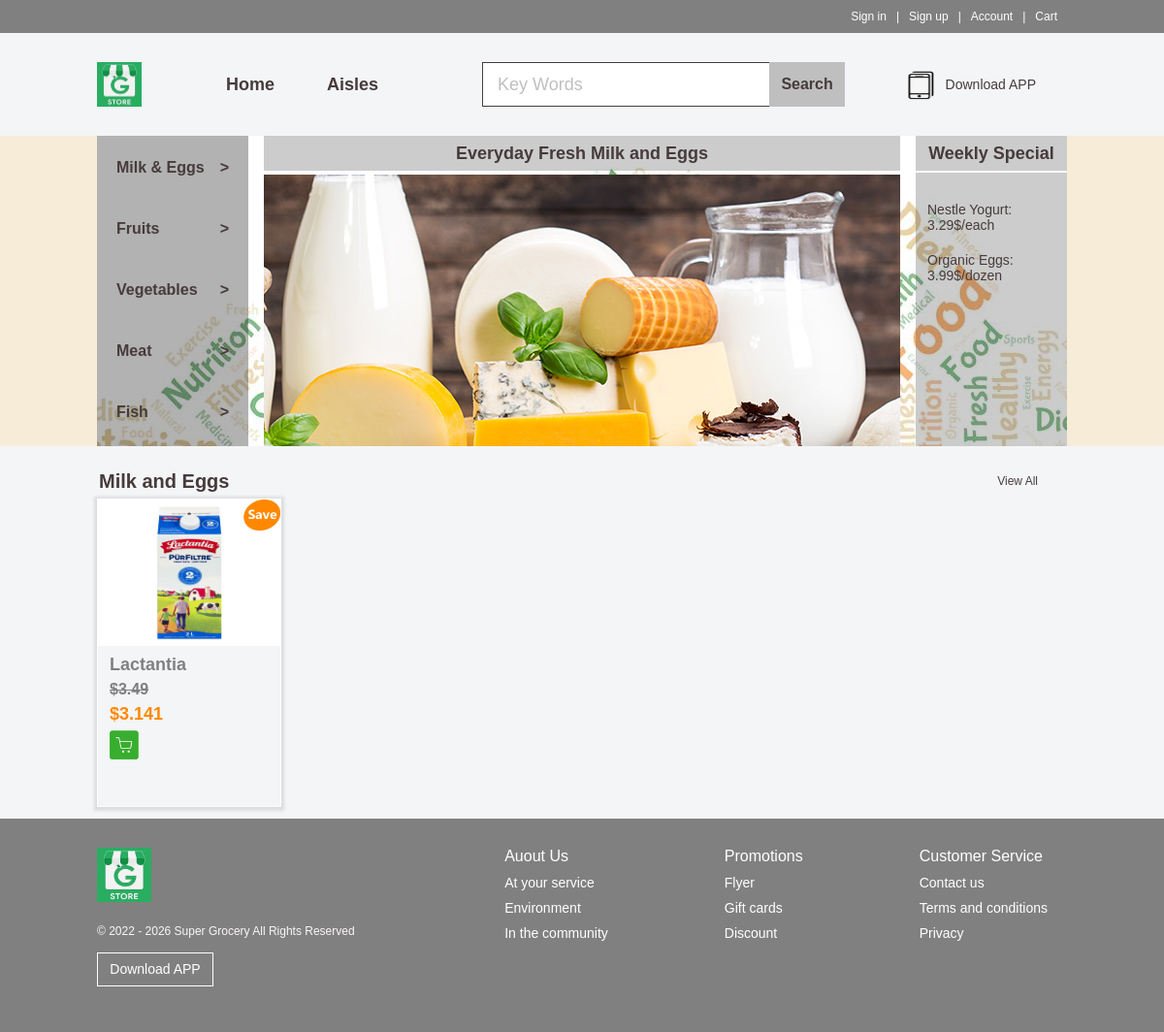
Page /milkeggs.php on the committed database.
### tables this page shows
CREATE TABLE `products` (
  `id` int(11) NOT NULL AUTO_INCREMENT,
  `type` varchar(50) NOT NULL,
  `name` varchar(50) NOT NULL,
  `discount` varchar(30) NOT NULL,
  `price` varchar(10) NOT NULL,
  `photo` varchar(100) NOT NULL,
  `detail` varchar(1000) NOT NULL,
  `amount` int(5) NOT NULL,
  PRIMARY KEY (`id`),
  UNIQUE KEY `goodname` (`name`)
);

### milkeggs.php (the view, shortened to what this page needs)
<!DOCTYPE html>
<html lang="en">
<head>
    <link rel="stylesheet" href="css/p2_products.css">
    <link rel="stylesheet" href="css/p2_milk&eggs.css">
    <link rel="stylesheet" href="css/responsive2.css">
</head>
<body>
    <div id="topbar">
        <div class="content clearfix">
            <ul>
                <?php if (isset($_SESSION['user'])) { ?>
                    <li><a herf="logout.php">Logout</a><span>|</span></li>
                <?php } else { ?>
                    <li><a href="signin.php">Sign in</a><span>|</span></li>
                    <li><a href="signup.php">Sign up</a><span>|</span></li>
                <?php } ?>
                <li><a id="name"><?php echo isset($_SESSION['user']) ? $_SESSION['user'] : "Account"?></a><span>|</span></li>
                <li><a href="cart.php">Cart</a></li>
            </ul>
        </div>
    </div>
    <div class="header w">
        <div class="logo">
            <img src="image/logo.jpg" width="56" height="56" alt="">
        </div>
        <div class="nav">
            <ul>
                <li><a href="index.php">Home</a></li>
                <li class="dropdown">
                    <button class="dropbtn">Aisles</button>
                </li>
            </ul>
        </div>
        <div class="search">
            <input type="text" value="Key Words">
            <button>Search</button>
        </div>
        <div class="mobile_app">
            <div class="i">
                <img src="image/phone.JPG" width="36" height="36" alt="">
            </div>
            <a href="#">Download APP</a>
        </div>
    </div>
    <div class="banner">
        <div class="w">
            <div class="subnav">
                <ul>
                    <li><a href="milkeggs.php">Milk & Eggs <span> &gt; </span></a></li>
                    <li><a href="fruits.php">Fruits <span> &gt; </span></a></li>
                    <li><a href="vegetables.php">Vegetables <span> &gt; </span></a></li>
                    <li><a href="meat.php">Meat <span> &gt; </span></a></li>
                    <li><a href="fish.php">Fish <span> &gt; </span></a></li>
                </ul>
            </div>
            <div class="ttl">
                <h2>Everyday Fresh Milk and Eggs</h2>
                <div class="pic"></div>
            </div>
            <div class="special">
                <h2>Weekly Special</h2>
                <div class="bd">
                    <ul>
                        <li><a href="#">Nestle Yogurt: 3.29$/each</a></li>
                        <li><a href="#">Organic Eggs: 3.99$/dozen</a></li>
                    </ul>
                </div>
            </div>
        </div>
    </div>
    <div class="box w">
        <div class="box-hd">
            <h3>Milk and Eggs</h3>
            <a href="milkeggs.php">View All</a>
        </div>
        <div class="box-bd">
            <ul class="clearfix">
            <?php include("conn.php");
                    $rs2 = mysqli_query($link, "select * from products where type='MilkEggs' order by id desc limit 0,5");
                    while ($row = mysqli_fetch_array($rs2)) {
                    ?>
                     <li>
                         <em>
                             <img src="image/save.png" alt="">
                         </em>
                         <a href="detail.php?id=<?php echo $row['id']; ?>"><img src="back-end/<?php echo $row['photo']; ?>" alt="apples"></a>
                         <div class="description">
                             <a href="detail.php?id=<?php echo $row['id']; ?>">
                                 <h3><?php echo $row['name']; ?></h3>
                             </a>
                             <h2>$<?php echo $row['price']; ?></h2>
                             <h1>$<?php echo $row['price'] - $row['price'] * $row['discount'] / 10; ?></h2>
                         </div>
                         <a href="detail.php?id=<?php echo $row['id']; ?>"><img class="cart" src="image/cart.png" alt=""></a>
                     </li>
                 <?php } ?>
            </ul>
        </div>
    </div>
    <div class="footer">
        <div class="w">
            <div class="copyright">
                <img src="image/logo.jpg" width="56" height="56" alt="">
                <p>&copy; 2022 - 2026 Super Grocery All Rights Reserved</p>
                <a href="#" class="app">Download APP</a>
            </div>
            <div class="links">
                <dl>
                    <dt>Auout Us</dt>
                    <dd><a href="#">At your service</a></dd>
                    <dd><a href="#">Environment</a></dd>
                    <dd><a href="#">In the community</a></dd>
                </dl>
                <dl>
                    <dt>Promotions</dt>
                    <dd><a href="#">Flyer</a></dd>
                    <dd><a href="#">Gift cards</a></dd>
                    <dd><a href="#">Discount</a></dd>
                </dl>
                <dl>
                    <dt>Customer Service</dt>
                    <dd><a href="#">Contact us</a></dd>
                    <dd><a href="#">Terms and conditions</a></dd>
                    <dd><a href="#">Privacy</a></dd>
                </dl>
            </div>
        </div>
    </div>
</body>
</html>

### css/p2_milk&eggs.css (style rules this page uses)
.banner { background-color: #f7ecd7; }
.subnav ul li a { color: rgb(71, 59, 59); }
.ttl { background-color: rgba(0, 0, 0, 0.2); }
.ttl h2 { color: rgb(71, 59, 59); }
.ttl .pic { background: url(../image/milkeggs.jpeg) no-repeat top center; }
.special h2 { color: rgb(71, 59, 59); border-bottom: 2px solid #fff; }
.bd ul li { padding-top: 20px; }
.bd ul li a { font-size: 14px; color: rgb(71, 59, 59); }

### css/responsive2.css (style rules this page uses)
@media screen and (max-width: 1219px) { .w { width: 1000px; margin: auto; } }
@media screen and (max-width: 1219px) { #topbar .content { width: 1000px; } }
@media screen and (max-width: 1219px) { .header { height: 46px; margin: 30px auto; } }
@media screen and (max-width: 1219px) { .logo { width: 46px; height: 46px; } }
@media screen and (max-width: 1219px) { .logo img { width: 100%; height: 100%; } }
@media screen and (max-width: 1219px) { .nav { margin-left: 60px; } }
@media screen and (max-width: 1219px) { .nav ul li a { height: 46px; line-height: 46px; } }
@media screen and (max-width: 1219px) { .nav ul li .dropbtn { height: 46px; line-height: 46px; } }
@media screen and (max-width: 1219px) { .search { width: 377px; height: 46px; margin-left: 80px; } }
@media screen and (max-width: 1219px) { .search input { width: 280px; height: 44px; } }
@media screen and (max-width: 1219px) { .search button { width: 78px; height: 46px; } }
@media screen and (max-width: 1219px) { .mobile_app { width: 164px; line-height: 46px; margin-right: 20px; } }
@media screen and (max-width: 1219px) { .mobile_app .i { width: 30px; height: 30px; margin-left: 18px; } }
@media screen and (max-width: 1219px) { .mobile_app .i img { width: 100%; height: 100%; vertical-align: middle; } }
@media screen and (max-width: 1219px) { .mobile_app a { position: absolute; top: 0; right: 12px; line-height: 46px; font-size: 14px; } }
@media screen and (max-width: 1219px) { .subnav { width: 156px; } }
@media screen and (max-width: 1219px) { .ttl { width: 656px; margin-left: 16px; } }
@media screen and (max-width: 1219px) { .ttl .pic { width: 656px; } }
@media screen and (max-width: 1219px) { .special { width: 156px; } }
@media screen and (max-width: 1219px) { .bd { padding: 0 12px; margin-top: 10px; } }
@media screen and (max-width: 1219px) { .box { margin-top: 18px; } }
@media screen and (max-width: 1219px) { .box-bd ul { width: 1066px; } }
@media screen and (max-width: 1219px) { .box-bd ul li { width: 188px; height: 316px; margin-right: 12px; margin-bottom: 12px; } }

### rows in the picture
products: photo (picture), name "Lactantia", price "3.49", $row['price'] - $row['price'] * $row['discount'] / 10 "3.141"
